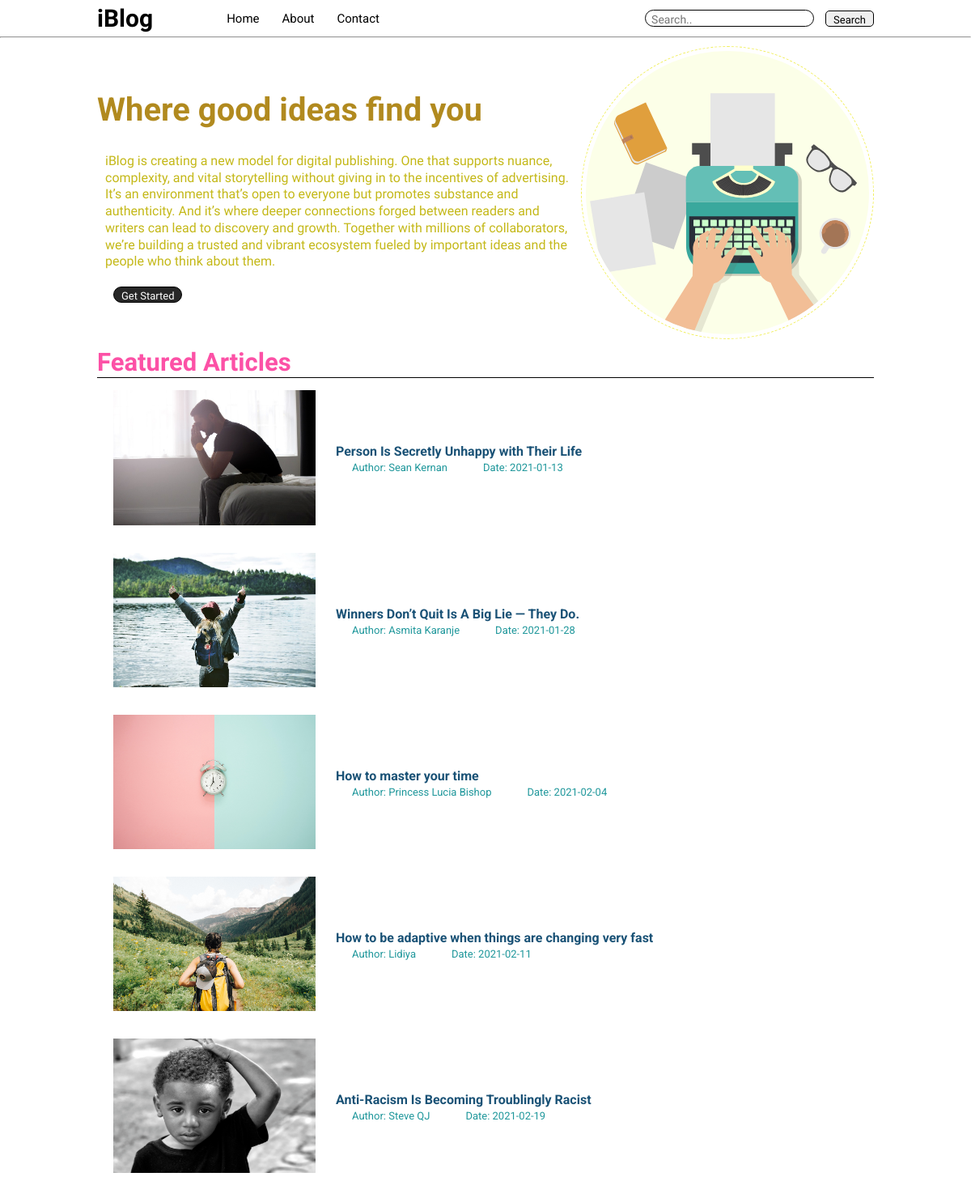
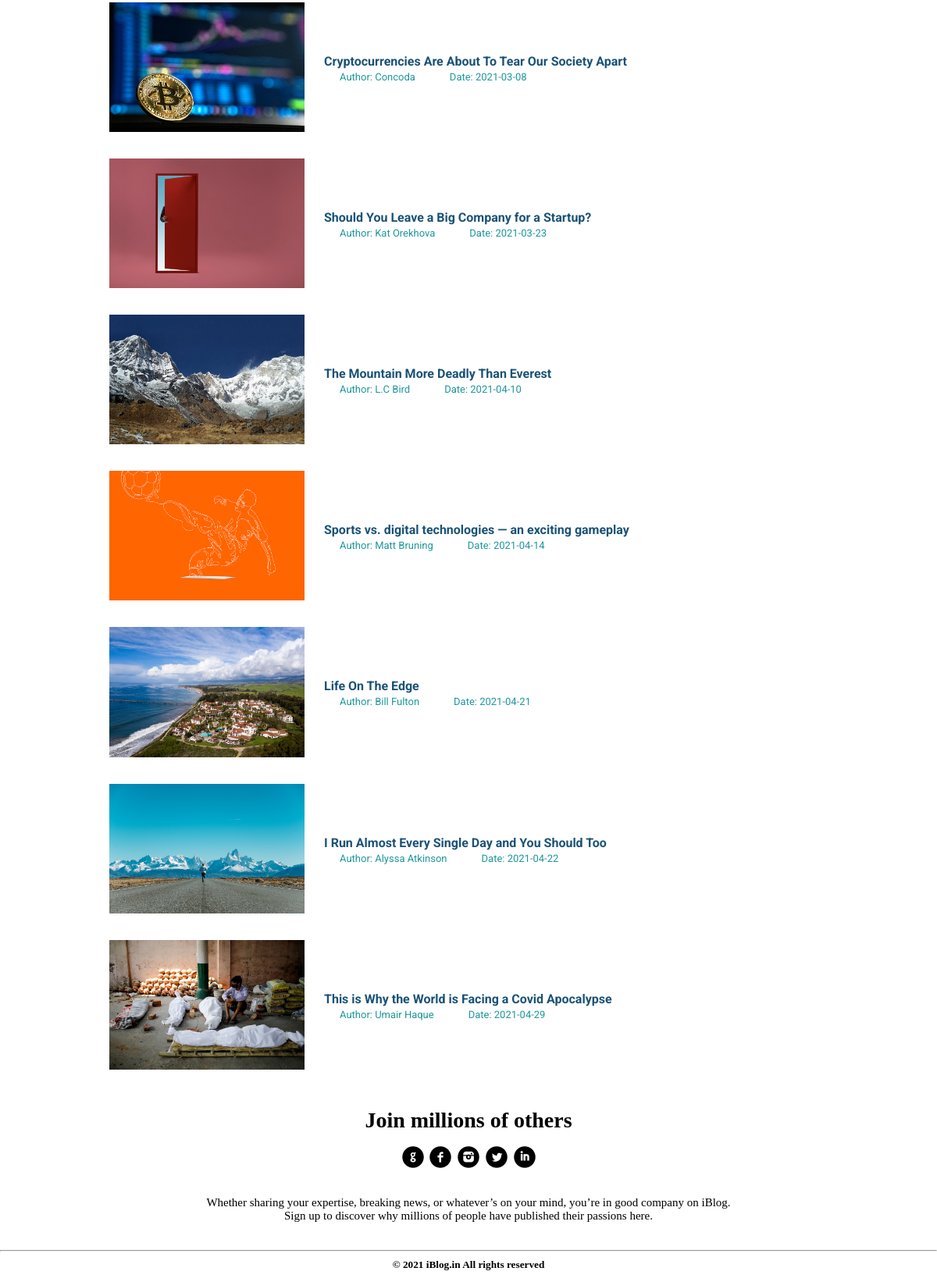
The page / on the database its author committed (2 pictures, top to bottom).
### tables this page shows
CREATE TABLE `blogger` (
  `id` int(11) NOT NULL,
  `author` text NOT NULL,
  `publish` date NOT NULL,
  `title` text NOT NULL,
  `content` longtext NOT NULL
);

### index.php (the view, shortened to what this page needs)
<!DOCTYPE html>
<html lang="en">
<head>
    <link rel="stylesheet" href="css/style.css">
    <link rel="stylesheet" href="css/util.css">
    <link rel="stylesheet" href="css/mobile.css">
    <?php include 'connection.php'; ?>
</head>
<body>
    <nav class="navigation max-width-1 m-auto">
        <div class="nav-left">
            <span>iBlog</span>
            <ul>
                <li><a href="index.php">Home</a></li>
                <li><a href="about.php">About</a></li>
                <li><a href="contact.php">Contact</a></li>
            </ul>
        </div>
        <div class="nav-right">
        <form action="search.php" method="GET">
                <input class="form-input" type="text" name="find" placeholder="Search..">
                <input class="btn" type="submit" value="Search" name="query">
            </form>
        </div>
    </nav>
    <hr>
    <div class="content max-width-1 my-2">
        <div class="content-left">
            <h1>Where good ideas find you</h1>
            <p>iBlog is creating a new model for digital publishing. One that supports nuance, complexity, and vital
                storytelling without giving in to the incentives of advertising. It’s an environment that’s open to
                everyone but promotes substance and authenticity. And it’s where deeper connections forged between
                readers and writers can lead to discovery and growth. Together with millions of collaborators, we’re
                building a trusted and vibrant ecosystem fueled by important ideas and the people who think about them.
            </p>
            <form action="new_blog.php">
                <button class="btn-get">Get Started</button>
            </form>
        </div>
        <div class="content-right">
            <img src="img/home_1.svg" alt="img">
        </div>
    </div>
    <div class="home-articles max-width-1 m-auto font1 my-2">
        <h2>Featured Articles</h2>
        <?php
                $selectquery="select *from blogger";
                $query=mysqli_query($con,$selectquery);
                while($res=mysqli_fetch_array($query)){
                ?>
                    <div class="home-article">
                    <div class="article-img">
                        <img src="img/<?php echo $res['id'];?>.png" alt="img">
                    </div>
                    <div class="article-content font2">
                        <a href="blog.php?id=<?php echo $res['id'];?>">
                            <h4><?php echo $res['title'];?></h4>
                        </a>
                        <span>Author: <?php echo $res['author'];?></span>
                        <span>Date: <?php echo $res['publish'];?></span>
                    </div>
                </div>
                    <?php
                }
            ?>
    </div>
    <div class="footer max-width-2 m-auto my-2">
        <h2>Join millions of others</h2>
        <p>
            <a href="https://www.google.com/"><img src="img/google.png" alt=""></a>
            <a href="https://www.facebook.com/"><img src="img/face.png" alt=""></a>
            <a href="https://www.instagram.com/"><img src="img/insta.png" alt=""></a>
            <a href="https://twitter.com/?logout=1617701369361"><img src="img/twitter.png" alt=""></a>
            <a href="https://in.linkedin.com/"><img src="img/linkedin.png" alt=""></a>
        </p>
        <p>Whether sharing your expertise, breaking news, or whatever’s on your mind, you’re in good company on iBlog.
            <br>
            Sign up to discover why millions of people have published their passions here.
        </p>
    </div>
    <hr>
    <div style="height: 30px; padding-top: 9px; text-align: center;">
        <h5> &copy 2021 iBlog.in All rights reserved</h5>
    </div>
</body>
</html>

### css/style.css (style rules this page uses)
* { margin: 0px; padding: 0px; }
.navigation { font-family: var(--font1); display: flex; justify-content: space-between; align-items: center; padding: 5px 0; }
.nav-left { font-size: 20px; display: flex; }
.nav-left span { font-weight: bold; font-size: 30px; }
.nav-left ul { display: flex; align-items: center; font-size: 15px; margin: 0 77px; }
.nav-left ul li { list-style: none; margin: 0 14px; font-family: var(--font2); }
.nav-left ul li a { text-decoration: none; color: black; }
.content-left { font-family: var(--font1); display: flex; flex-direction: column; justify-content: center; }
.content-left h1 { font-size: 40px; font-family: var(--font2); padding: 10px 0px; color: rgb(177, 138, 31); }
.content-left p { line-height: 1.3; padding: 20px 10px; color: rgb(196, 184, 24); }
.content-right { display: flex; flex-direction:column; align-items: center; justify-content: center; }
.content-right img { height: 350px; border: 1px dashed rgb(241, 239, 93); border-radius: 200px; padding: 5px; }
.content { display: flex; margin: auto; margin-top: 22px; }
.home-articles h2 { font-size: 31px; border-bottom: 1px solid black ; color: rgb(252, 81, 166); }
.home-article { display: flex; padding: 15px 20px; }
.home-article img { width: 250px; }
.home-article span { padding: 5px 20px; font-size: 13px; color: rgb(31, 151, 155); }
.article-content { align-self: center; padding: 0px 25px; }
.article-content a { text-decoration: none; color: rgb(26, 82, 118); }
.footer { display: flex; align-items: center; justify-content: center; color: black; flex-direction: column; padding-bottom: 10px; }
.footer h2 { margin-top: 0px; padding-top: 20px; font-size: 28px; font-family:Lucida Sans }
.footer p { padding: 15px 0px; font-family:Cambria; font-size: 15px; text-align: center; }

### css/util.css (style rules this page uses)
:root { --main-bg-color:brown; --font1:'Baloo Bhaina 2', cursive; --font2:'Roboto', sans-serif; --font3:'Changa', sans-serif; --font4:'Lobster',cursive; --font5:'Courgette', cursive; }
.font1 { font-family: var(--font1); }
.font2 { font-family: var(--font2); }
.max-width-1 { max-width: 80vw; }
.max-width-2 { max-width: 60vw; }
.m-auto { margin: auto; }
.my-2 { margin-top: 10px; margin-bottom: 10px; }
.btn { padding: 0px 9px; padding-top: 3px; border: 1.5px solid black; border-radius: 5px; font-family: var(--font1); font-size: 13px; cursor: pointer; transition: all 0.3s ease-in-out; outline: none; }
.btn-get { margin-left: 20px; padding: 0px 9px; padding-top: 3px; border: 1.5px solid black; border-radius: 10px; font-family: var(--font1); font-size: 13px; cursor: pointer; color: white; background-color: rgb(39, 39, 39); transition: all 0.3s ease-in-out; outline: none; }
.form-input { padding: 0px 7px; padding-top: 3px; font-size: 14px; border: 1.5px solid black; border-radius: 14px; margin: 0 10px; font-family: var(--font1); outline: none; }

### rows shown on the page
blogger: shows a picture, title "Person Is Secretly Unhappy with Their Life", author "Sean Kernan", publish "2021-01-13"
blogger: shows a picture, title "Winners Don’t Quit Is A Big Lie — They Do.", author "Asmita Karanje", publish "2021-01-28"
blogger: shows a picture, title "How to master your time", author "Princess Lucia Bishop", publish "2021-02-04"
blogger: shows a picture, title "How to be adaptive when things are changing very fast", author "Lidiya", publish "2021-02-11"
blogger: shows a picture, title "Anti-Racism Is Becoming Troublingly Racist", author "Steve QJ", publish "2021-02-19"
blogger: shows a picture, title "Cryptocurrencies Are About To Tear Our Society Apart", author "Concoda", publish "2021-03-08"
blogger: shows a picture, title "Should You Leave a Big Company for a Startup?", author "Kat Orekhova", publish "2021-03-23"
blogger: shows a picture, title "The Mountain More Deadly Than Everest", author "L.C Bird", publish "2021-04-10"
blogger: shows a picture, title "Sports vs. digital technologies — an exciting gameplay", author "Matt Bruning", publish "2021-04-14"
blogger: shows a picture, title "Life On The Edge", author "Bill Fulton", publish "2021-04-21"
blogger: shows a picture, title "I Run Almost Every Single Day and You Should Too", author "Alyssa Atkinson", publish "2021-04-22"
blogger: shows a picture, title "This is Why the World is Facing a Covid Apocalypse", author "Umair Haque", publish "2021-04-29"
